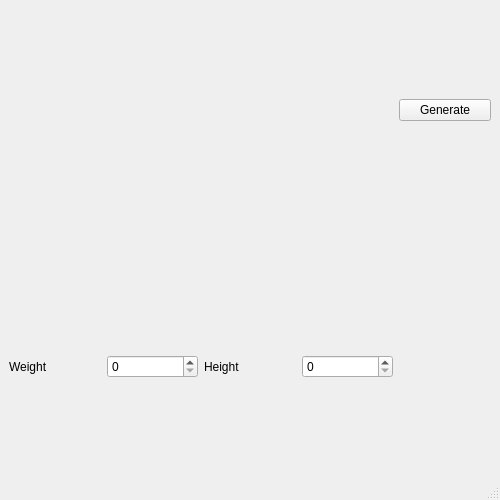
<?xml version="1.0" encoding="UTF-8"?>
<ui version="4.0">
 <class>MainWindow</class>
 <widget class="QMainWindow" name="MainWindow">
  <property name="geometry">
   <rect>
    <x>0</x>
    <y>0</y>
    <width>500</width>
    <height>500</height>
   </rect>
  </property>
  <property name="sizePolicy">
   <sizepolicy hsizetype="Fixed" vsizetype="Fixed">
    <horstretch>0</horstretch>
    <verstretch>0</verstretch>
   </sizepolicy>
  </property>
  <property name="minimumSize">
   <size>
    <width>500</width>
    <height>500</height>
   </size>
  </property>
  <property name="maximumSize">
   <size>
    <width>1920</width>
    <height>1080</height>
   </size>
  </property>
  <property name="windowTitle">
   <string>MainWindow</string>
  </property>
  <widget class="QWidget" name="centralwidget">
   <layout class="QGridLayout" name="gridLayout_2">
    <item row="0" column="0">
     <layout class="QGridLayout" name="gridLayout">
      <item row="1" column="2">
       <widget class="QLabel" name="label_2">
        <property name="text">
         <string>Height</string>
        </property>
       </widget>
      </item>
      <item row="0" column="0" colspan="4">
       <widget class="QWidget" name="verticalWidget" native="true">
        <property name="sizePolicy">
         <sizepolicy hsizetype="Fixed" vsizetype="Fixed">
          <horstretch>0</horstretch>
          <verstretch>0</verstretch>
         </sizepolicy>
        </property>
        <property name="minimumSize">
         <size>
          <width>250</width>
          <height>250</height>
         </size>
        </property>
        <layout class="QVBoxLayout" name="verticalLayout"/>
       </widget>
      </item>
      <item row="0" column="4" alignment="Qt::AlignTop">
       <widget class="QPushButton" name="pushButton">
        <property name="text">
         <string>Generate</string>
        </property>
       </widget>
      </item>
      <item row="1" column="0">
       <widget class="QLabel" name="label">
        <property name="text">
         <string>Weight</string>
        </property>
       </widget>
      </item>
      <item row="1" column="1">
       <widget class="QSpinBox" name="spinBox"/>
      </item>
      <item row="1" column="3">
       <widget class="QSpinBox" name="spinBox_2"/>
      </item>
     </layout>
    </item>
   </layout>
  </widget>
  <widget class="QMenuBar" name="menubar">
   <property name="geometry">
    <rect>
     <x>0</x>
     <y>0</y>
     <width>500</width>
     <height>22</height>
    </rect>
   </property>
  </widget>
  <widget class="QStatusBar" name="statusbar"/>
 </widget>
 <resources/>
 <connections/>
</ui>
